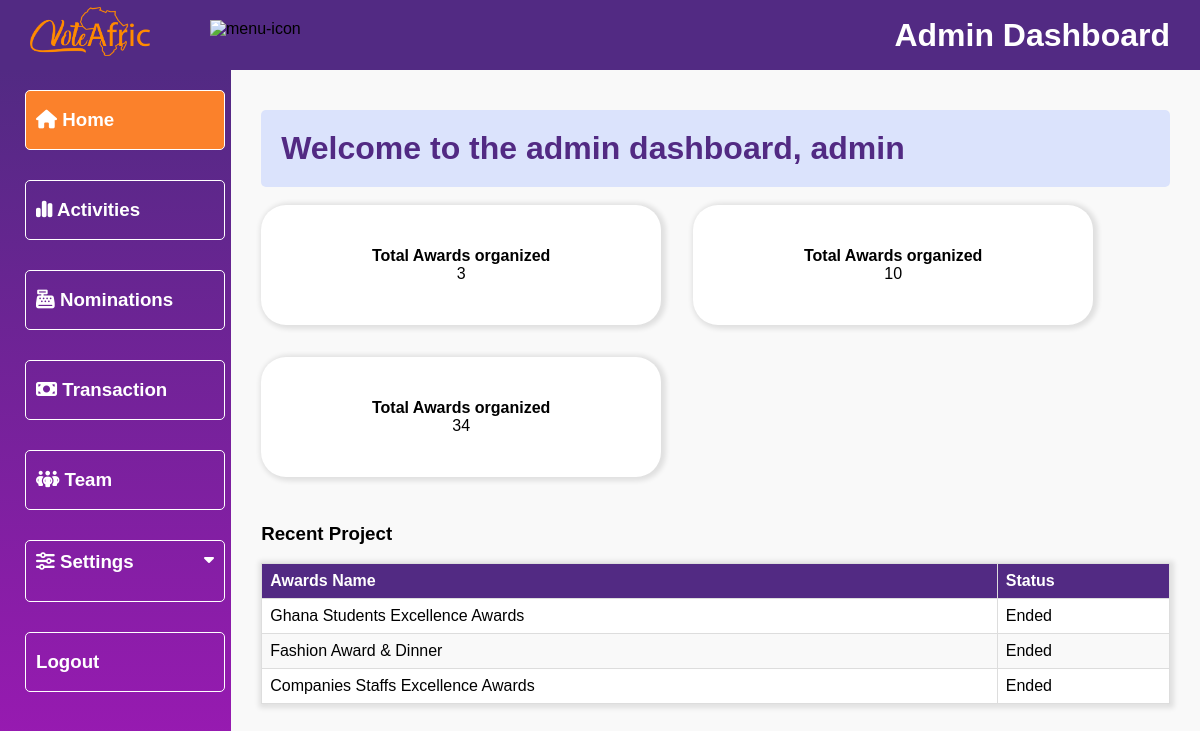
The page /dashboard/adminHome/ (signed in) on the database as committed earlier.
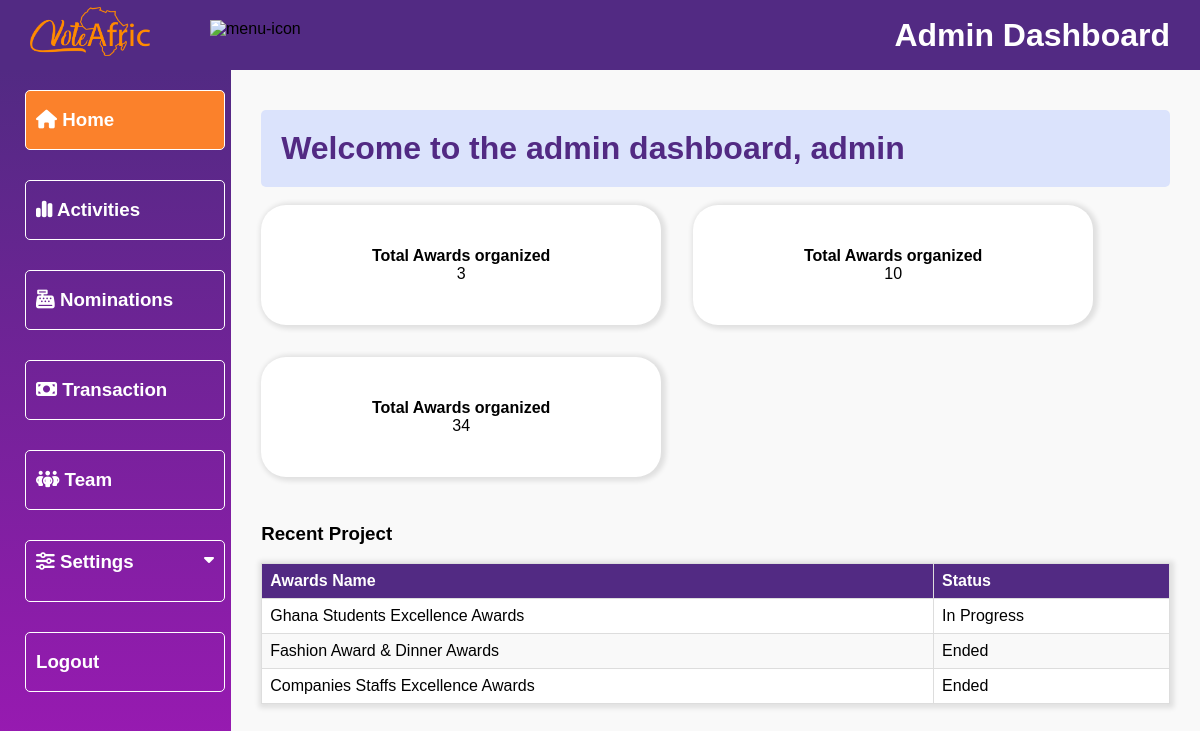
The same page on the database as committed later.
### vote/models.py (models this page shows, shortened)
class Category(models.Model):
    award = models.CharField(max_length=100)
    title = models.CharField(max_length=100, null=True)
    image = models.ImageField(upload_to="category")
    slug = models.SlugField(unique=True)
    date_added = models.DateTimeField('date added', null=True)
    end_date = models.DateTimeField('end date', null=True)
    class Meta:
        verbose_name_plural = "categories"
        ordering = ('-date_added',)

### dashboard/views.py (the view)
# urls.py: path('adminHome/', views.adminHome, name='adminHome'),
@login_required(login_url='login')
def adminHome(request):
    awards = Category.objects.all()
    award_count = Category.objects.all().count()
    category_count = SubCategory.objects.all().count()
    nominee_count = Nominees.objects.all().count()
    current_time = timezone.now()
    context = {
        'awards': awards,
        'current_time': current_time,
        'award_count': award_count,
        'category_count': category_count,
        'nominee_count': nominee_count,
        'title': 'adminHome'
    }
    return render(request, 'dashboard/adminHome.html', context)

### dashboard/templates/dashboard/adminHome.html (shortened to what the changed rows need)
{% load static %}
<!DOCTYPE html>
<html lang="en">
<head>
    <link rel="stylesheet" href="https://cdnjs.cloudflare.com/ajax/libs/font-awesome/6.4.2/css/all.min.css"
 />
    <link rel="stylesheet" href="{% static 'vote/admin.css' %}">
</head>
<body>
    <header>
        <div class="message">
            <h1>Admin Dashboard</h1>
        </div>
    </header>
    <div class="main-container">
        <div class="main">
            <div class="admin-main-page">
                <div class="heading">
                    <h1>Welcome to the admin dashboard, {{ user }}</h1>
                </div>
            </div>
            <div class="recent-project">
                <div class="tables">
                    <table>
                        <thead>
                            <tr>
                                <th>Awards Name</th>
                                <th>Status</th>
                            </tr>
                        </thead>
                        <tbody>
                            {% for a in awards %}
                            <tr>
                                <td>{{ a.award }}</td>
                                <td>
                                    {% if current_time < a.end_date %}
                                        In Progress
                                    {% else %}
                                        Ended
                                    {% endif %}
                                </td>
                            </tr>
                            {% endfor %}
                        </tbody>
                    </table>
                </div>
            </div>
        </div>
    </div>
</body>
</html>

Rows that differ between the two databases and show on the page:
changed Category "Ghana Students Excellence Awards": end_date "Ended" → "In Progress"
changed Category: award "Fashion Award & Dinner" → "Fashion Award & Dinner Awards"
